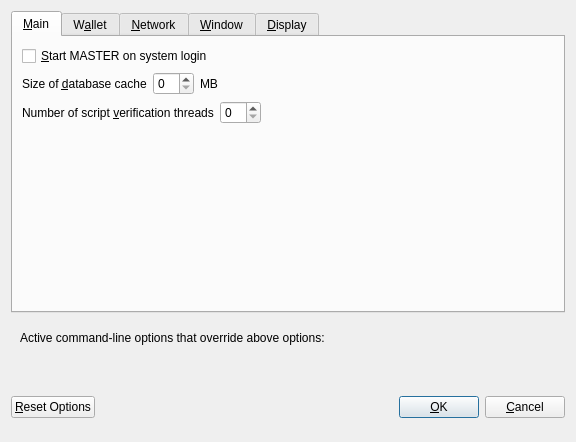
<?xml version="1.0" encoding="UTF-8"?>
<ui version="4.0">
 <class>OptionsDialog</class>
 <widget class="QDialog" name="OptionsDialog">
  <property name="geometry">
   <rect>
    <x>0</x>
    <y>0</y>
    <width>576</width>
    <height>442</height>
   </rect>
  </property>
  <property name="windowTitle">
   <string>Options</string>
  </property>
  <property name="modal">
   <bool>true</bool>
  </property>
  <layout class="QVBoxLayout" name="verticalLayout">
   <item>
    <widget class="QTabWidget" name="tabWidget">
     <property name="currentIndex">
      <number>0</number>
     </property>
     <widget class="QWidget" name="tabMain">
      <attribute name="title">
       <string>&amp;Main</string>
      </attribute>
      <layout class="QVBoxLayout" name="verticalLayout_Main">
       <item>
        <widget class="QCheckBox" name="bitcoinAtStartup">
         <property name="toolTip">
          <string>Automatically start MASTER after logging in to the system.</string>
         </property>
         <property name="text">
          <string>&amp;Start MASTER on system login</string>
         </property>
        </widget>
       </item>
       <item>
        <layout class="QHBoxLayout" name="horizontalLayout_2_Main">
         <item>
          <widget class="QLabel" name="databaseCacheLabel">
           <property name="text">
            <string>Size of &amp;database cache</string>
           </property>
           <property name="textFormat">
            <enum>Qt::PlainText</enum>
           </property>
           <property name="buddy">
            <cstring>databaseCache</cstring>
           </property>
          </widget>
         </item>
         <item>
          <widget class="QSpinBox" name="databaseCache"/>
         </item>
         <item>
          <widget class="QLabel" name="databaseCacheUnitLabel">
           <property name="text">
            <string>MB</string>
           </property>
           <property name="textFormat">
            <enum>Qt::PlainText</enum>
           </property>
          </widget>
         </item>
         <item>
          <spacer name="horizontalSpacer_2_Main">
           <property name="orientation">
            <enum>Qt::Horizontal</enum>
           </property>
           <property name="sizeHint" stdset="0">
            <size>
             <width>40</width>
             <height>20</height>
            </size>
           </property>
          </spacer>
         </item>
        </layout>
       </item>
       <item>
        <layout class="QHBoxLayout" name="horizontalLayout_3_Main">
         <item>
          <widget class="QLabel" name="threadsScriptVerifLabel">
           <property name="text">
            <string>Number of script &amp;verification threads</string>
           </property>
           <property name="textFormat">
            <enum>Qt::PlainText</enum>
           </property>
           <property name="buddy">
            <cstring>threadsScriptVerif</cstring>
           </property>
          </widget>
         </item>
         <item>
          <widget class="QSpinBox" name="threadsScriptVerif">
           <property name="toolTip">
            <string>(0 = auto, &lt;0 = leave that many cores free)</string>
           </property>
          </widget>
         </item>
         <item>
          <spacer name="horizontalSpacer_3_Main">
           <property name="orientation">
            <enum>Qt::Horizontal</enum>
           </property>
           <property name="sizeHint" stdset="0">
            <size>
             <width>40</width>
             <height>20</height>
            </size>
           </property>
          </spacer>
         </item>
        </layout>
       </item>
       <item>
        <spacer name="verticalSpacer_2">
         <property name="orientation">
          <enum>Qt::Vertical</enum>
         </property>
         <property name="sizeHint" stdset="0">
          <size>
           <width>20</width>
           <height>40</height>
          </size>
         </property>
        </spacer>
       </item>
      </layout>
     </widget>
     <widget class="QWidget" name="tabWallet">
      <attribute name="title">
       <string>W&amp;allet</string>
      </attribute>
      <layout class="QVBoxLayout" name="verticalLayout_Wallet">
       <item>
        <layout class="QHBoxLayout" name="horizontalLayout_2_Wallet">
         <item>
          <widget class="QLabel" name="labelStakeSplitThresholdText">
           <property name="text">
            <string>Stake split threshold:</string>
           </property>
          </widget>
         </item>
         <item>
          <widget class="QSpinBox" name="spinBoxStakeSplitThreshold">
           <property name="minimum">
            <number>1</number>
           </property>
           <property name="maximum">
            <number>999999</number>
           </property>
          </widget>
         </item>
        </layout>
       </item>
       <item>
        <widget class="QGroupBox" name="groupBox">
         <property name="title">
          <string>Expert</string>
         </property>
         <layout class="QVBoxLayout" name="verticalLayout_2">
          <item>
           <widget class="QCheckBox" name="coinControlFeatures">
            <property name="toolTip">
             <string>Whether to show coin control features or not.</string>
            </property>
            <property name="text">
             <string>Enable coin &amp;control features</string>
            </property>
           </widget>
          </item>
          <item>
           <widget class="QCheckBox" name="showMasternodesTab">
            <property name="toolTip">
             <string>Show additional tab listing all your masternodes in first sub-tab&lt;br/&gt;and all masternodes on the network in second sub-tab.</string>
            </property>
            <property name="text">
             <string>Show Masternodes Tab</string>
            </property>
           </widget>
          </item>
          <item>
           <widget class="QCheckBox" name="spendZeroConfChange">
            <property name="toolTip">
             <string>If you disable the spending of unconfirmed change, the change from a transaction&lt;br/&gt;cannot be used until that transaction has at least one confirmation.&lt;br/&gt;This also affects how your balance is computed.</string>
            </property>
            <property name="text">
             <string>&amp;Spend unconfirmed change</string>
            </property>
           </widget>
          </item>
         </layout>
        </widget>
       </item>
       <item>
        <spacer name="verticalSpacer_Wallet">
         <property name="orientation">
          <enum>Qt::Vertical</enum>
         </property>
         <property name="sizeHint" stdset="0">
          <size>
           <width>20</width>
           <height>40</height>
          </size>
         </property>
        </spacer>
       </item>
      </layout>
     </widget>
     <widget class="QWidget" name="tabNetwork">
      <attribute name="title">
       <string>&amp;Network</string>
      </attribute>
      <layout class="QVBoxLayout" name="verticalLayout_Network">
       <item>
        <widget class="QCheckBox" name="mapPortUpnp">
         <property name="toolTip">
          <string>Automatically open the MASTER client port on the router. This only works when your router supports UPnP and it is enabled.</string>
         </property>
         <property name="text">
          <string>Map port using &amp;UPnP</string>
         </property>
        </widget>
       </item>
       <item>
        <widget class="QCheckBox" name="allowIncoming">
         <property name="toolTip">
          <string>Accept connections from outside</string>
         </property>
         <property name="text">
          <string>Allow incoming connections</string>
         </property>
        </widget>
       </item>
       <item>
        <widget class="QCheckBox" name="connectSocks">
         <property name="toolTip">
          <string>Connect to the MASTER network through a SOCKS5 proxy.</string>
         </property>
         <property name="text">
          <string>&amp;Connect through SOCKS5 proxy (default proxy):</string>
         </property>
        </widget>
       </item>
       <item>
        <layout class="QHBoxLayout" name="horizontalLayout_1_Network">
         <item>
          <widget class="QLabel" name="proxyIpLabel">
           <property name="text">
            <string>Proxy &amp;IP:</string>
           </property>
           <property name="textFormat">
            <enum>Qt::PlainText</enum>
           </property>
           <property name="buddy">
            <cstring>proxyIp</cstring>
           </property>
          </widget>
         </item>
         <item>
          <widget class="QValidatedLineEdit" name="proxyIp">
           <property name="minimumSize">
            <size>
             <width>140</width>
             <height>0</height>
            </size>
           </property>
           <property name="maximumSize">
            <size>
             <width>140</width>
             <height>16777215</height>
            </size>
           </property>
           <property name="toolTip">
            <string>IP address of the proxy (e.g. IPv4: 127.0.0.1 / IPv6: ::1)</string>
           </property>
          </widget>
         </item>
         <item>
          <widget class="QLabel" name="proxyPortLabel">
           <property name="text">
            <string>&amp;Port:</string>
           </property>
           <property name="textFormat">
            <enum>Qt::PlainText</enum>
           </property>
           <property name="buddy">
            <cstring>proxyPort</cstring>
           </property>
          </widget>
         </item>
         <item>
          <widget class="QLineEdit" name="proxyPort">
           <property name="minimumSize">
            <size>
             <width>55</width>
             <height>0</height>
            </size>
           </property>
           <property name="maximumSize">
            <size>
             <width>55</width>
             <height>16777215</height>
            </size>
           </property>
           <property name="toolTip">
            <string>Port of the proxy (e.g. 9050)</string>
           </property>
          </widget>
         </item>
         <item>
          <spacer name="horizontalSpacer_1_Network">
           <property name="orientation">
            <enum>Qt::Horizontal</enum>
           </property>
           <property name="sizeHint" stdset="0">
            <size>
             <width>40</width>
             <height>20</height>
            </size>
           </property>
          </spacer>
         </item>
        </layout>
       </item>
       <item>
        <spacer name="verticalSpacer_Network">
         <property name="orientation">
          <enum>Qt::Vertical</enum>
         </property>
         <property name="sizeHint" stdset="0">
          <size>
           <width>20</width>
           <height>40</height>
          </size>
         </property>
        </spacer>
       </item>
      </layout>
     </widget>
     <widget class="QWidget" name="tabWindow">
      <attribute name="title">
       <string>&amp;Window</string>
      </attribute>
      <layout class="QVBoxLayout" name="verticalLayout_Window">
       <item>
        <widget class="QCheckBox" name="minimizeToTray">
         <property name="toolTip">
          <string>Show only a tray icon after minimizing the window.</string>
         </property>
         <property name="text">
          <string>&amp;Minimize to the tray instead of the taskbar</string>
         </property>
        </widget>
       </item>
       <item>
        <widget class="QCheckBox" name="minimizeOnClose">
         <property name="toolTip">
          <string>Minimize instead of exit the application when the window is closed. When this option is enabled, the application will be closed only after selecting Quit in the menu.</string>
         </property>
         <property name="text">
          <string>M&amp;inimize on close</string>
         </property>
        </widget>
       </item>
       <item>
        <spacer name="verticalSpacer_Window">
         <property name="orientation">
          <enum>Qt::Vertical</enum>
         </property>
         <property name="sizeHint" stdset="0">
          <size>
           <width>20</width>
           <height>40</height>
          </size>
         </property>
        </spacer>
       </item>
      </layout>
     </widget>
     <widget class="QWidget" name="tabDisplay">
      <attribute name="title">
       <string>&amp;Display</string>
      </attribute>
      <layout class="QVBoxLayout" name="verticalLayout_Display">
       <item>
        <layout class="QHBoxLayout" name="horizontalLayout_1_Display">
         <item>
          <widget class="QLabel" name="langLabel">
           <property name="text">
            <string>User Interface &amp;language:</string>
           </property>
           <property name="textFormat">
            <enum>Qt::PlainText</enum>
           </property>
           <property name="buddy">
            <cstring>lang</cstring>
           </property>
          </widget>
         </item>
         <item>
          <widget class="QValueComboBox" name="lang">
           <property name="toolTip">
            <string>The user interface language can be set here. This setting will take effect after restarting MASTER.</string>
           </property>
          </widget>
         </item>
        </layout>
       </item>
       <item>
        <widget class="QLabel" name="label_3">
         <property name="toolTip">
          <string notr="true"/>
         </property>
         <property name="statusTip">
          <string notr="true"/>
         </property>
         <property name="whatsThis">
          <string notr="true"/>
         </property>
         <property name="accessibleName">
          <string notr="true"/>
         </property>
         <property name="text">
          <string>Language missing or translation incomplete? Help contributing translations here:
https://discord.gg/HhzHDcn</string>
         </property>
         <property name="wordWrap">
          <bool>true</bool>
         </property>
         <property name="openExternalLinks">
          <bool>true</bool>
         </property>
         <property name="textInteractionFlags">
          <set>Qt::TextBrowserInteraction</set>
         </property>
        </widget>
       </item>
       <item>
        <layout class="QHBoxLayout" name="horizontalLayout_2_Display" stretch="0,0">
         <item>
          <widget class="QLabel" name="themeLabel">
           <property name="text">
            <string>User Interface Theme:</string>
           </property>
          </widget>
         </item>
         <item>
          <widget class="QValueComboBox" name="theme"/>
         </item>
        </layout>
       </item>
       <item>
        <widget class="QWidget" name="verticalDisplayWidget" native="true">
         <layout class="QVBoxLayout" name="verticalDisplayLayout">
          <property name="margin">
           <number>0</number>
          </property>
          <item>
           <widget class="Line" name="line">
            <property name="orientation">
             <enum>Qt::Horizontal</enum>
            </property>
           </widget>
          </item>
          <item>
           <layout class="QHBoxLayout" name="horizontalLayout_3_Display">
            <item>
             <widget class="QLabel" name="unitLabel">
              <property name="text">
               <string>Unit to show amounts in:</string>
              </property>
              <property name="textFormat">
               <enum>Qt::PlainText</enum>
              </property>
             </widget>
            </item>
            <item>
             <widget class="QValueComboBox" name="unit">
              <property name="toolTip">
               <string>Choose the default subdivision unit to show in the interface and when sending coins.</string>
              </property>
             </widget>
            </item>
           </layout>
          </item>
          <item>
           <layout class="QHBoxLayout" name="horizontalLayout_4_Display">
            <item>
             <widget class="QLabel" name="digitsLabel">
              <property name="text">
               <string>Decimal digits</string>
              </property>
             </widget>
            </item>
            <item>
             <widget class="QValueComboBox" name="digits"/>
            </item>
           </layout>
          </item>
          <item>
           <layout class="QHBoxLayout" name="horizontalLayout_5_Display">
            <item>
             <widget class="QCheckBox" name="checkBoxHideZeroBalances">
              <property name="toolTip">
               <string>Hide empty balances</string>
              </property>
              <property name="layoutDirection">
               <enum>Qt::LeftToRight</enum>
              </property>
              <property name="text">
               <string>Hide empty balances</string>
              </property>
             </widget>
            </item>
            <item>
             <widget class="QCheckBox" name="checkBoxHideOrphans">
              <property name="toolTip">
               <string>Hide orphan stakes in transaction lists</string>
              </property>
              <property name="text">
               <string>Hide orphan stakes</string>
              </property>
             </widget>
            </item>
            <item>
             <spacer name="horizontalSpacer">
              <property name="orientation">
               <enum>Qt::Horizontal</enum>
              </property>
              <property name="sizeHint" stdset="0">
               <size>
                <width>40</width>
                <height>20</height>
               </size>
              </property>
             </spacer>
            </item>
           </layout>
          </item>
          <item>
           <layout class="QHBoxLayout" name="horizontalLayout_6_Display">
            <item>
             <widget class="QLabel" name="thirdPartyTxUrlsLabel">
              <property name="toolTip">
               <string>Third party URLs (e.g. a block explorer) that appear in the transactions tab as context menu items. %s in the URL is replaced by transaction hash. Multiple URLs are separated by vertical bar |.</string>
              </property>
              <property name="text">
               <string>Third party transaction URLs</string>
              </property>
             </widget>
            </item>
            <item>
             <widget class="QLineEdit" name="thirdPartyTxUrls">
              <property name="toolTip">
               <string>Third party URLs (e.g. a block explorer) that appear in the transactions tab as context menu items. %s in the URL is replaced by transaction hash. Multiple URLs are separated by vertical bar |.</string>
              </property>
             </widget>
            </item>
           </layout>
          </item>
         </layout>
        </widget>
       </item>
       <item>
        <spacer name="verticalSpacer">
         <property name="orientation">
          <enum>Qt::Vertical</enum>
         </property>
         <property name="sizeHint" stdset="0">
          <size>
           <width>20</width>
           <height>40</height>
          </size>
         </property>
        </spacer>
       </item>
      </layout>
     </widget>
    </widget>
   </item>
   <item>
    <widget class="QFrame" name="frame">
     <layout class="QVBoxLayout" name="verticalLayout_Bottom">
      <item>
       <layout class="QHBoxLayout" name="horizontalLayout_Bottom">
        <item>
         <widget class="QLabel" name="overriddenByCommandLineInfoLabel">
          <property name="text">
           <string>Active command-line options that override above options:</string>
          </property>
          <property name="textFormat">
           <enum>Qt::PlainText</enum>
          </property>
         </widget>
        </item>
        <item>
         <spacer name="horizontalSpacer_Bottom">
          <property name="orientation">
           <enum>Qt::Horizontal</enum>
          </property>
          <property name="sizeHint" stdset="0">
           <size>
            <width>40</width>
            <height>20</height>
           </size>
          </property>
         </spacer>
        </item>
       </layout>
      </item>
      <item>
       <widget class="QLabel" name="overriddenByCommandLineLabel">
        <property name="text">
         <string/>
        </property>
        <property name="textFormat">
         <enum>Qt::PlainText</enum>
        </property>
        <property name="wordWrap">
         <bool>true</bool>
        </property>
       </widget>
      </item>
     </layout>
    </widget>
   </item>
   <item>
    <layout class="QHBoxLayout" name="horizontalLayout_Buttons">
     <item>
      <widget class="QPushButton" name="resetButton">
       <property name="toolTip">
        <string>Reset all client options to default.</string>
       </property>
       <property name="text">
        <string>&amp;Reset Options</string>
       </property>
       <property name="autoDefault">
        <bool>false</bool>
       </property>
      </widget>
     </item>
     <item>
      <spacer name="horizontalSpacer_1">
       <property name="orientation">
        <enum>Qt::Horizontal</enum>
       </property>
       <property name="sizeHint" stdset="0">
        <size>
         <width>40</width>
         <height>48</height>
        </size>
       </property>
      </spacer>
     </item>
     <item>
      <widget class="QLabel" name="statusLabel">
       <property name="minimumSize">
        <size>
         <width>200</width>
         <height>0</height>
        </size>
       </property>
       <property name="font">
        <font>
         <weight>75</weight>
         <bold>true</bold>
        </font>
       </property>
       <property name="text">
        <string/>
       </property>
       <property name="textFormat">
        <enum>Qt::PlainText</enum>
       </property>
       <property name="wordWrap">
        <bool>true</bool>
       </property>
      </widget>
     </item>
     <item>
      <spacer name="horizontalSpacer_2">
       <property name="orientation">
        <enum>Qt::Horizontal</enum>
       </property>
       <property name="sizeHint" stdset="0">
        <size>
         <width>40</width>
         <height>48</height>
        </size>
       </property>
      </spacer>
     </item>
     <item>
      <widget class="QPushButton" name="okButton">
       <property name="text">
        <string>&amp;OK</string>
       </property>
       <property name="autoDefault">
        <bool>false</bool>
       </property>
       <property name="default">
        <bool>true</bool>
       </property>
      </widget>
     </item>
     <item>
      <widget class="QPushButton" name="cancelButton">
       <property name="text">
        <string>&amp;Cancel</string>
       </property>
       <property name="autoDefault">
        <bool>false</bool>
       </property>
      </widget>
     </item>
    </layout>
   </item>
  </layout>
 </widget>
 <customwidgets>
  <customwidget>
   <class>QValidatedLineEdit</class>
   <extends>QLineEdit</extends>
   <header>qvalidatedlineedit.h</header>
  </customwidget>
  <customwidget>
   <class>QValueComboBox</class>
   <extends>QComboBox</extends>
   <header>qvaluecombobox.h</header>
  </customwidget>
 </customwidgets>
 <resources/>
 <connections/>
</ui>
